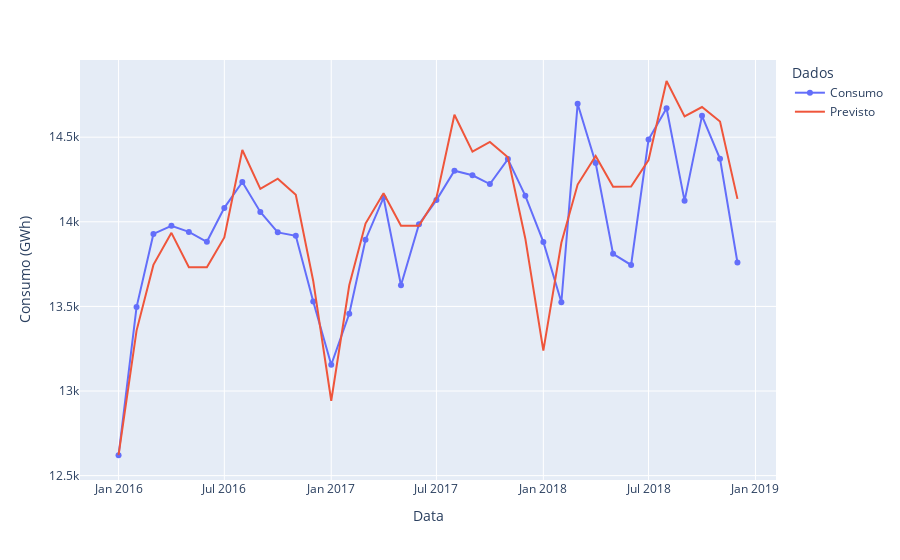

Notebook code for this chart:
### Code cell
#Previsão do conjunto de validação
model = HW(dados[:-36].values, (result.sort_values('MAPE'))['Order'].iloc[0])
y_pred = model.forecast(36)
print('MAPE',mean_absolute_percentage_error(dados[-36:].values,y_pred)*100,'\nRMSE',mean_squared_error(dados[-36:].values,y_pred, squared=False))

fig = px.line(dados[-36:], labels={'value': 'Consumo (GWh)', 'variable': 'Dados'}, markers=True)
fig.add_trace(go.Scatter(mode='lines', x= dados[-36:].index, y=y_pred, name='Previsto'))

### Figure 1 — Plotly figure (JSON) as saved in the notebook; plotly's stock layout.template omitted (floating-point values rounded to 4 significant figures)
{"data": [{"hovertemplate": "Dados=Consumo<br>Data=%{x}<br>Consumo (GWh)=%{y}<extra></extra>", "legendgroup": "Consumo", "line": {"color": "#636efa", "dash": "solid"}, "marker": {"symbol": "circle"}, "mode": "markers+lines", "name": "Consumo", "orientation": "v", "showlegend": true, "type": "scatter", "x": ["2016-01-01", "2016-02-01", "2016-03-01", "2016-04-01", "2016-05-01", "2016-06-01", "2016-07-01", "2016-08-01", "2016-09-01", "2016-10-01", "2016-11-01", "2016-12-01", "2017-01-01", "2017-02-01", "2017-03-01", "2017-04-01", "2017-05-01", "2017-06-01", "2017-07-01", "2017-08-01", "2017-09-01", "2017-10-01", "2017-11-01", "2017-12-01", "2018-01-01", "2018-02-01", "2018-03-01", "2018-04-01", "2018-05-01", "2018-06-01", "2018-07-01", "2018-08-01", "2018-09-01", "2018-10-01", "2018-11-01", "2018-12-01"], "xaxis": "x", "y": [12620.0, 13500.0, 13930.0, 13980.0, 13940.0, 13880.0, 14080.0, 14240.0, 14060.0, 13940.0, 13920.0, 13530.0, 13160.0, 13460.0, 13890.0, 14140.0, 13630.0, 13990.0, 14130.0, 14300.0, 14270.0, 14220.0, 14370.0, 14150.0, 13880.0, 13520.0, 14700.0, 14350.0, 13810.0, 13740.0, 14490.0, 14670.0, 14120.0, 14630.0, 14370.0, 13760.0], "yaxis": "y"}, {"mode": "lines", "name": "Previsto", "type": "scatter", "x": ["2016-01-01", "2016-02-01", "2016-03-01", "2016-04-01", "2016-05-01", "2016-06-01", "2016-07-01", "2016-08-01", "2016-09-01", "2016-10-01", "2016-11-01", "2016-12-01", "2017-01-01", "2017-02-01", "2017-03-01", "2017-04-01", "2017-05-01", "2017-06-01", "2017-07-01", "2017-08-01", "2017-09-01", "2017-10-01", "2017-11-01", "2017-12-01", "2018-01-01", "2018-02-01", "2018-03-01", "2018-04-01", "2018-05-01", "2018-06-01", "2018-07-01", "2018-08-01", "2018-09-01", "2018-10-01", "2018-11-01", "2018-12-01"], "y": [12620.0, 13360.0, 13750.0, 13930.0, 13730.0, 13730.0, 13910.0, 14420.0, 14190.0, 14260.0, 14160.0, 13650.0, 12940.0, 13620.0, 13990.0, 14170.0, 13980.0, 13980.0, 14140.0, 14630.0, 14410.0, 14470.0, 14380.0, 13900.0, 13240.0, 13880.0, 14220.0, 14390.0, 14210.0, 14210.0, 14370.0, 14830.0, 14620.0, 14680.0, 14590.0, 14140.0]}], "layout": {"legend": {"title": {"text": "Dados"}, "tracegroupgap": 0}, "margin": {"t": 60}, "xaxis": {"anchor": "y", "domain": [0, 1], "title": {"text": "Data"}}, "yaxis": {"anchor": "x", "domain": [0, 1], "title": {"text": "Consumo (GWh)"}}}}
